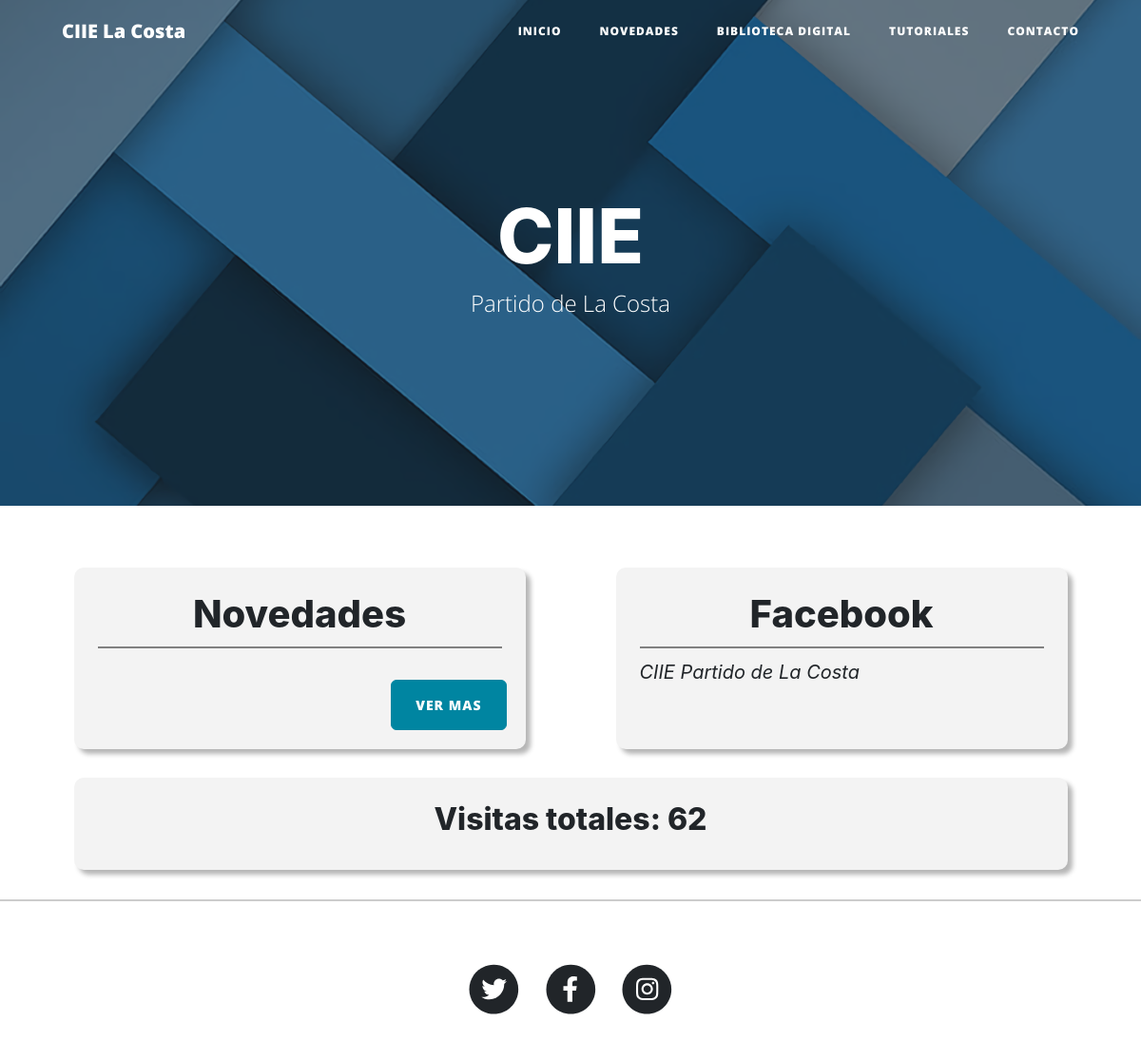
Before: / with the older database file.
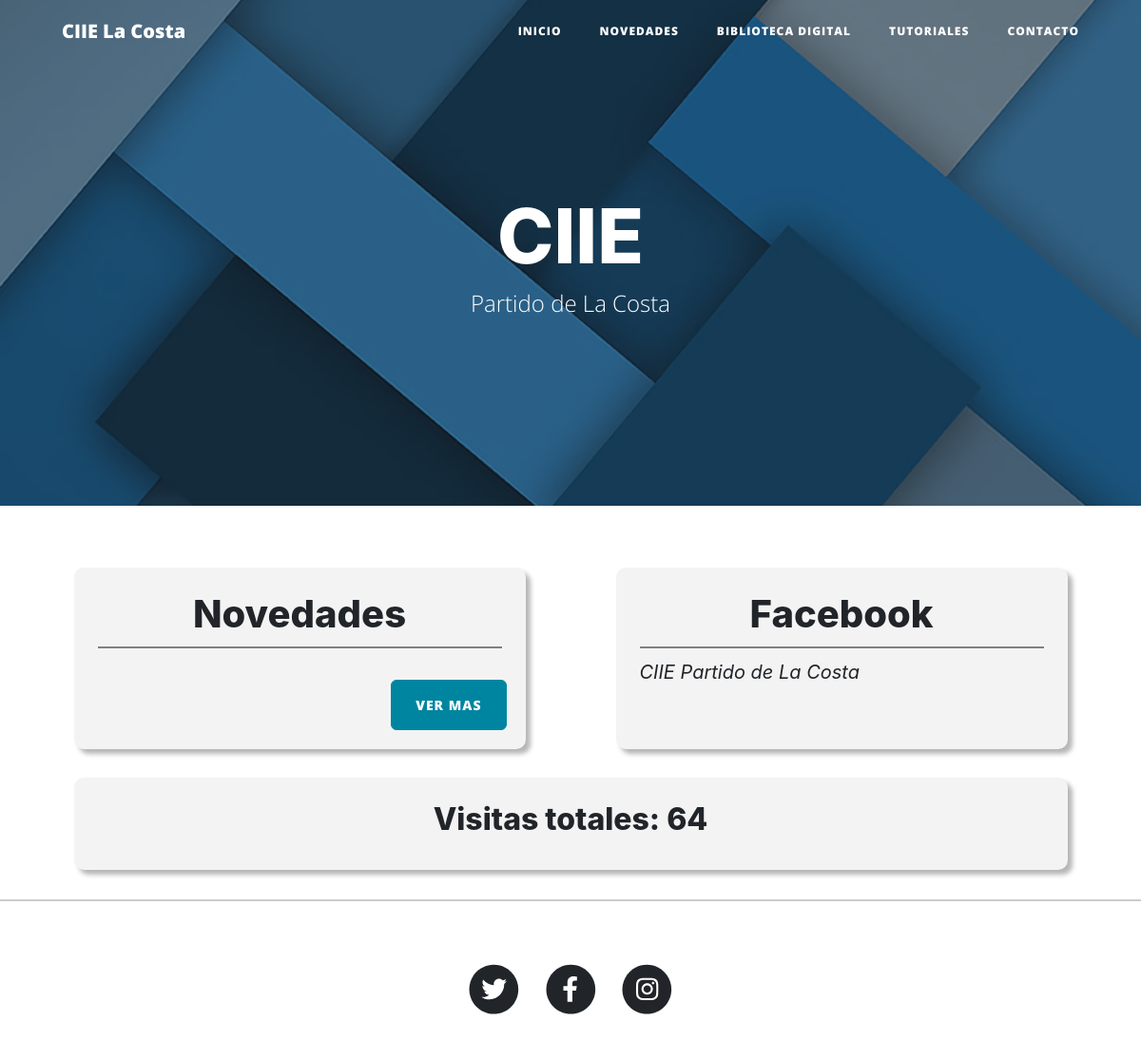
After: the same page with the newer database file.
### tables this page shows
CREATE TABLE `visitas` (
  `id` int(11) NOT NULL,
  `visitas` bigint(20) NOT NULL
);

### index.php (the view, shortened to what this page needs)
<!DOCTYPE html>
<html lang="es">
    <head>
        <link rel="stylesheet" href="https://cdn.jsdelivr.net/npm/bootstrap@4.6.1/dist/css/bootstrap.min.css">
        <link href="css/styles.css" rel="stylesheet"/>
    </head>
    <body>
        <?php include("modulos/header.php") ?>
        <header class="masthead" style="background-image: url('assets/img/fondoindex.png')">
            <div class="overlay"></div>
            <div class="container">
                <div class="row">
                    <div class="col-lg-8 col-md-10 mx-auto">
                        <div class="site-heading">
                            <h1>CIIE</h1>
                            <span class="subheading">Partido de La Costa</span>
                        </div>
                    </div>
                </div>
            </div>
        </header>
        <?php
            include('connection.php');
            $visitasQuery = "SELECT * FROM `visitas` WHERE 1";
            $visitasEX = mysqli_query($connection, $visitasQuery);
            $visitasRow = mysqli_fetch_array($visitasEX);
            $visitas = $visitasRow['visitas'];
        ?>
        <div class="container">
            <div class="row">
                <div class="col-lg-5 col-md-10 mx-auto position-relative pb-5 contenedorOfertas" id="contenedorOfertas">
                    <h1 class="tituloIndex">Novedades</h1>
                    <div class=" pt-5 clearfix"><a class="btn btn-primary position-absolute btnOfertas" href="noticias.php">Ver mas</a></div>
                </div>
                <div class="col-lg-5 col-md-10 mx-auto  contenedorOfertas">
                    <h1 class="tituloIndex">Facebook</h1>
                    <div class="fb-page" data-href="https://www.facebook.com/lacosta.ciie" data-tabs="timeline" data-width="500" data-height="" data-small-header="false" data-adapt-container-width="true" data-hide-cover="false" data-show-facepile="false">
                        <blockquote cite="https://www.facebook.com/lacosta.ciie" class="fb-xfbml-parse-ignore">
                            <a href="https://www.facebook.com/lacosta.ciie">CIIE Partido de La Costa</a>
                        </blockquote>
                    </div>
                </div>
                <div class="col-lg-11 col-md-10 col-12 mx-auto contenedorOfertas">
                    <h2 class="text-center">Visitas totales: <?php echo $visitas; ?></h2>
                </div>
            </div>
        </div>
        <hr/>
        <?php include("modulos/footer.php") ?>
    </body>
</html>

Changed rows visible on the page:
changed visitas: visitas "62" → "64"
